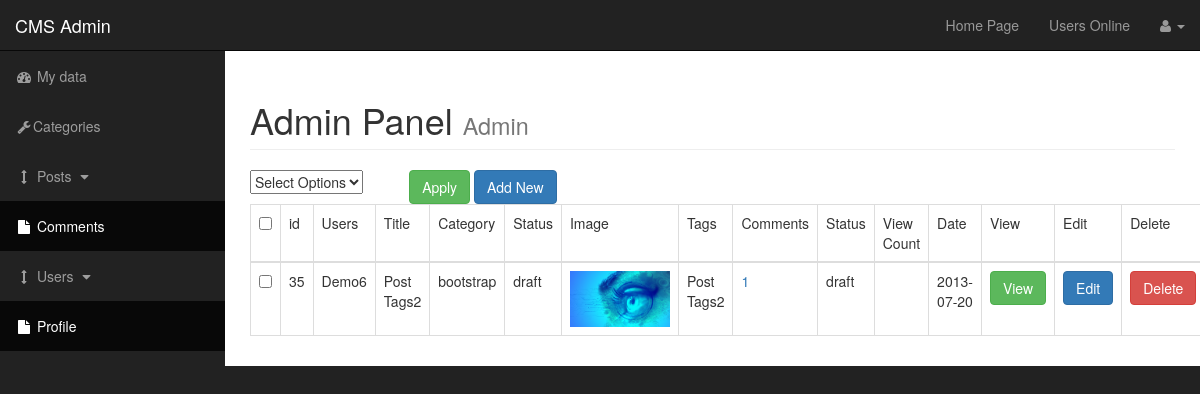
The page /cms2/admin/posts.php on the database its author committed.
### tables this page shows
CREATE TABLE `posts` (
  `post_id` int(3) NOT NULL,
  `post_category_id` int(3) NOT NULL,
  `post_user_id` int(11) NOT NULL,
  `post_title` varchar(255) NOT NULL,
  `post_author` varchar(255) DEFAULT NULL,
  `post_user` varchar(255) DEFAULT NULL,
  `post_image` text NOT NULL,
  `post_content` text,
  `post_date` date NOT NULL,
  `post_tags` varchar(255) NOT NULL,
  `post_comments_count` int(11) DEFAULT NULL,
  `post_status` varchar(255) NOT NULL DEFAULT 'draft',
  `post_views_count` int(11) DEFAULT NULL,
  `likes` int(11) DEFAULT NULL
);

CREATE TABLE `categories` (
  `cat_id` int(3) NOT NULL,
  `user_id` int(11) NOT NULL,
  `cat_name` varchar(255) NOT NULL
);

### cms2/admin/includes/view_all_posts.php (the view, shortened to what this page needs)
<form action="" method="post">
    <table class="table table-bordered table-hover">
            <div id="bulkOptionsContainer">
                <div class="row">
                    <div class="col-lg-2 col-xs-8">
                        <select name="bulk_options" id="">
                            <option value="">Select Options</option>
                        </select>
                    </div>
                    <div class="col-lg-3 col-xs-4">
                        <input type="submit" name="submit" class="btn btn-success" value="Apply">
                        <a href="./posts.php?source=add_post" class="btn btn-primary">Add New</a>
                    </div>
                </div>
            </div>
    <thead>
    <tr>
        <td><input id="selectAllboxes" type="checkbox"></td>
        <td>id</td>
        <td>Users</td>
        <td>Title</td>
        <td>Category</td>
        <td>Status</td>
        <td>Image</td>
        <td>Tags</td>
        <td>Comments</td>
        <td>Status</td>
        <td>View Count</td>
        <td>Date</td>
        <td>View</td>
        <td>Edit</td>
        <td>Delete</td>
    </tr>
    </thead>
    <tbody>
    <?php
    $query = "SELECT * FROM posts LEFT JOIN categories ON posts.post_category_id = categories.cat_id ORDER BY posts.post_id DESC";
    $select_posts=
        mysqli_query($connect, $query);
    while ($row = mysqli_fetch_assoc($select_posts)) {
        $post_id = $row['post_id'];
        $post_author = $row['post_author'];
        $post_user = $row['post_user'];
        if(!$post_author){
            $post_author =$post_user;
        }
        $post_title = $row['post_title'];
        $post_status = $row['post_status'];
        $post_image = $row['post_image'];
        $post_tags = $row['post_tags'];
        $post_date = $row['post_date'];
        $post_view_count = $row['post_views_count'];
        echo "<tr>";?>
        <td><input class='checkBoxes' type='checkbox' name='checkBoxArray[]'
            value='<?php echo $post_id;?>'></td>
        <?php
        echo "<td>{$post_id}</td>";
        echo "<td>{$post_author}</td>";
        echo "<td>{$post_title}</td>";
        $cat_title = $row['cat_name'];
            echo "<td>{$cat_title}</td>";
            echo "<td>{$post_status}</td>";
        echo "<td><img src='../images/{$post_image}' width='100' alt='{$post_image}'/></td>";
        echo "<td>{$post_tags}</td>";
        $query = "SELECT * FROM comments WHERE comment_post_id =$post_id";
        $comment_count_query =mysqli_query($connect,$query);
        $count_comment = mysqli_num_rows($comment_count_query);
        echo "<td><a href='post_comments.php?id=$post_id'>{$count_comment}</a></td>";
        echo "<td>{$post_status}</td>";
        echo "<td><a href='posts.php?reset=$post_id'>{$post_view_count}</a></td>";
        echo "<td>{$post_date}</td>";
        echo "<td><a class='btn btn-success' href='../post.php?p_id={$post_id}'>View</a></td>";
        echo "<td><a class='btn btn-primary' href='posts.php?source=edit_post&p_id={$post_id}'>Edit</a></td>";
        ?>
        <form method="post">
            <?php
            echo "<td><input class='btn btn-danger' type='submit' name='delete' value='Delete'></td>";
            ?>
        </form>
        <?php
        echo "</tr>";
    }
    ?>
    </tbody>
</table>
</form>

### cms2/admin/css/sb-admin.css (style rules this page uses)
body { margin-top: 100px; background-color: #222; }
@media (min-width:768px) { body { margin-top: 50px; } }

### rows shown on the page
posts: post_id "35", post_user "Demo6", post_title "Post Tags2", categories.cat_name "bootstrap", post_status "draft", post_image (picture), post_tags "Post Tags2", count_comment "1", post_date "2013-07-20"
